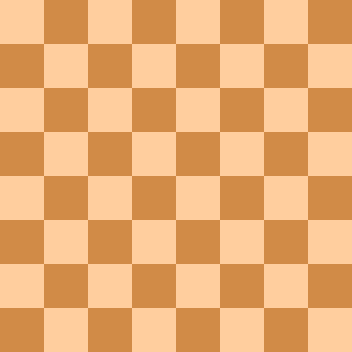
#> input picture Assets/chessboard.png, 352 x 352 px
$ python HW17.py
#> lines starting #> are read from the running program, lines starting #| are printed output that depends on the picture; after the words box and inside, x2 and y2 are one past the last pixel; in counts of white or black regions, pixels touching at a corner belong together
# Shi-Tomasi Corner Detector

import cv2
import numpy as np
import matplotlib.pyplot as plt

# Read the image, chessboard.png and real_chessboard.jpg
chessboard = cv2.imread('Assets/chessboard.png')
#> chessboard is the input picture: shape (352, 352, 3); mean B, G, R 114.5, 172.5, 232
real_chessboard = cv2.imread('Assets/real_chessboard.jpg')
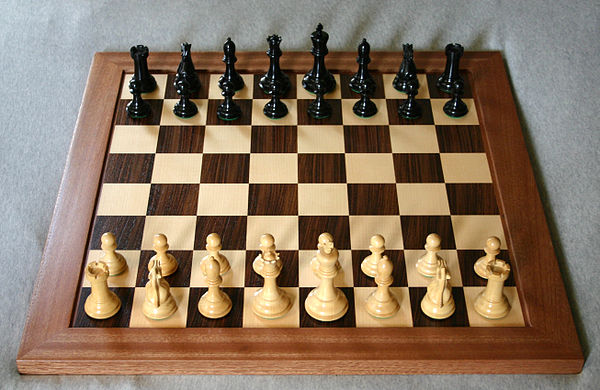
#> input picture Assets/real_chessboard.jpg, 600 x 390 px
#> real_chessboard is the input picture: shape (390, 600, 3); mean B, G, R 98.1, 117.7, 137.5

# Grayscale version
chessboard_gray = cv2.cvtColor(chessboard, cv2.COLOR_BGR2GRAY)
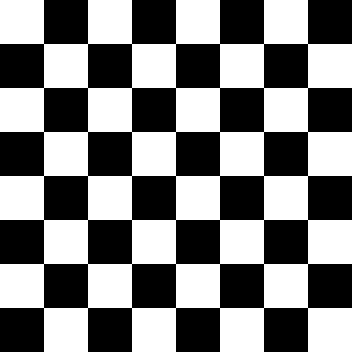
#> chessboard_gray: shape (352, 352); values 152 (black) and 215 (white), 50% white; 1 white region, box (x1, y1, x2, y2) and area: (0, 0, 352, 352) 61952
real_chessboard_gray = cv2.cvtColor(real_chessboard, cv2.COLOR_BGR2GRAY)
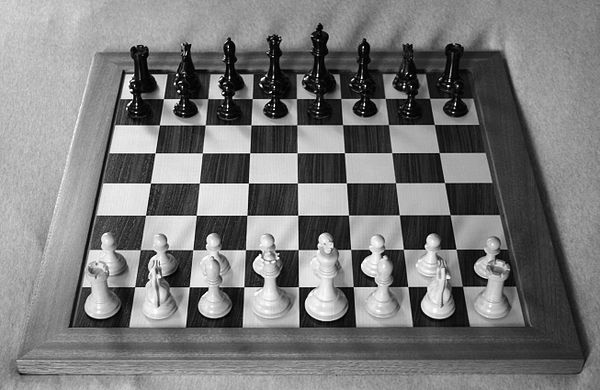
#> real_chessboard_gray: shape (390, 600); min 0, max 255, mean 121.4

# goodFeaturesToTrack finds N strongest corners in the image by Shi-Tomasi method

# image, maxCorners, qualityLevel, minDistance
# qualityLevel: Parameter characterizing the minimal accepted quality of image corners.
# minDistance: Minimum possible Euclidean distance between the returned corners.
# -1 for detecting all corners, instead of 5

corners = cv2.goodFeaturesToTrack(chessboard_gray, 64, 0.01, 10)
#> corners = 49 rows, first 8: [308, 308], [264, 308], [220, 308], [176, 308], [132, 308], [88, 308], [44, 308], [308, 264]

# Draw circle around the corners

for corner in corners:
    x, y = corner[0]
    x = int(x)
    y = int(y)
    cv2.circle(chessboard_gray, (x, y), 10, (255, 0, 0), -1)
#> this loop made 49 passes
#> (x, y) on passes 1 to 12: (308, 308), (264, 308), (220, 308), (176, 308), (132, 308), (88, 308), (44, 308), (308, 264), (264, 264), (220, 264), (176, 264), (132, 264)
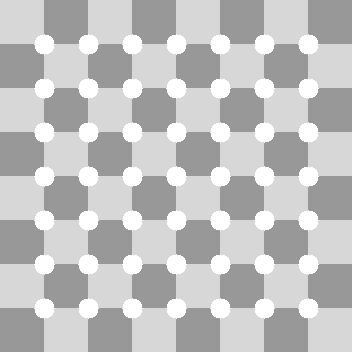
#> chessboard_gray: shape (352, 352); 12.54% of pixels changed, all inside (x1, y1, x2, y2) = (34, 34, 319, 319)

# Display the image with the corners
plt.imshow(chessboard_gray, cmap='gray')
plt.show()

# Doing the samething for real_chessboard_gray

cornersReal = cv2.goodFeaturesToTrack(real_chessboard_gray, 32, 0.01, 10)
#> cornersReal = 32 rows, first 8: [178, 91], [132, 90], [448, 86], [177, 75], [183, 105], [207, 288], [403, 87], [248, 183]
print(cornersReal)
#> (printed output is left out)

for corner in cornersReal:
    x, y = corner[0]
    x = int(x)
    y = int(y)
    cv2.circle(real_chessboard_gray, (x, y), 10, (255, 0, 0), -1)
#> this loop made 32 passes
#> (x, y) on passes 1 to 12: (178, 91), (132, 90), (448, 86), (177, 75), (183, 105), (207, 288), (403, 87), (248, 183), (154, 154), (274, 109), (223, 92), (278, 258)
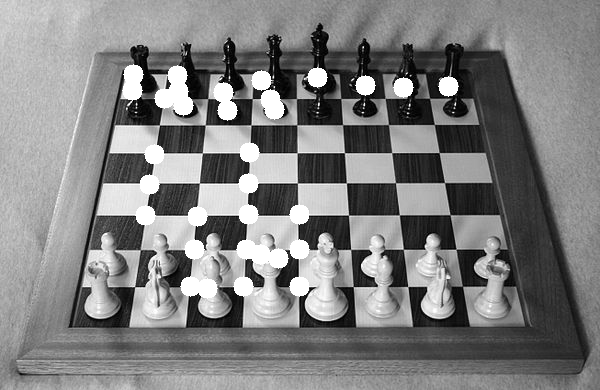
#> real_chessboard_gray: shape (390, 600); 4.19% of pixels changed, all inside (x1, y1, x2, y2) = (122, 64, 459, 299)

plt.imshow(real_chessboard_gray, cmap='gray')
plt.show()
